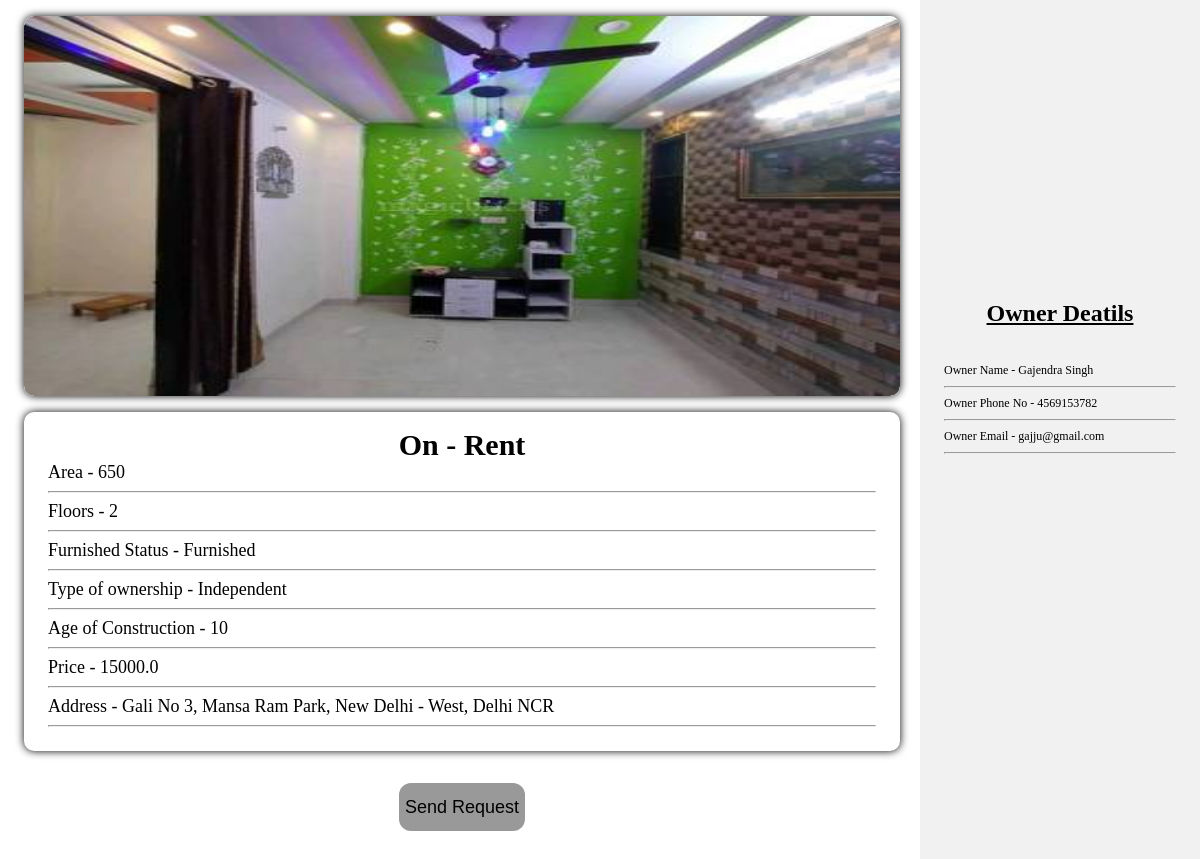
/property_details/5/?p_type=Built (signed in), run on the app's committed database.
### bricks/models.py (models this page shows, shortened)
class built(models.Model):
    name=models.CharField(max_length=500,blank=False,null=True,default=None)
    owner_phone=models.IntegerField(null=True, blank=False)
    owner_name=models.CharField(max_length=500,blank=False,null=True,default=None)
    owner_mail=models.EmailField(max_length=500,blank=False,null=True)
    cat=models.ForeignKey("category", null=True , on_delete=models.CASCADE, default=None)
    area=models.IntegerField()
    floors=models.IntegerField()
    status=models.CharField(max_length=50,choices=st)
    faces=models.CharField(choices=direction, max_length=50, blank=False)
    p_type=models.CharField(max_length=10, default="Built")
    furnished_status=models.CharField(max_length=50,choices=state, blank=False, null=True)
    type_of_ownership=models.CharField(max_length=50,choices=too)
    price=models.FloatField(default=0,null=True)
    age=models.IntegerField()
    address=models.CharField(max_length=200, blank= False, default=None, null=True, unique=True)
    image=models.ImageField(upload_to='images/')

class category(models.Model):
    cat=models.CharField(max_length=50)
    def __str__(self) :
        return self.cat

### bricks/views.py (the view, shortened to what this page needs)
# urls.py: path('property_details/<str:property_id>/',views.property_details,name='property_details'),
def property_details(request,property_id):
    p_type=request.GET.get('p_type')
    if request.method == 'GET':
     is_land = True
     if p_type == "Built" :
         is_land=False
         obj=built.objects.filter(pk=property_id)
         return render(request,'bricks/property_details.html',{"obj":obj[0]})
     else:
         obj=land.objects.filter(pk=property_id)
         return render(request,'bricks/property_details.html',{"obj":obj[0],"is_land":is_land})

### bricks/templates/bricks/property_details.html (shortened to what this page needs)
<!DOCTYPE html>
<html lang="en">
  <head>
    {% load static %}
    <link
      rel="stylesheet"
      href="{% static 'bricks/style_property_details.css' %}"
    />
  </head>
  <body style="margin: 0; padding: 0">
    {% if user.is_authenticated %}
    <div class="full_details">
      <div class="left_side">
        {% if is_land %}
        <div
          class="part1"
          style="
            width: auto;
            height: 40%;
            margin: 2vh 2vw;
            box-shadow: 0 0 0.75vw rgb(5, 0, 0);
            border-radius: 10px;
          "
        >
          <img
            style="width: 100%; height: 100%; border-radius: 10px"
            src="{{obj.image.url}}"
            alt=""
          />
        </div>
        <div
          class="part2"
          style="
            width: auto;
            height: auto;
            padding: 2vh 2vw;
            -webkit-backdrop-filter: blur(10px);
            backdrop-filter: blur(10px);
          "
        >
          <div id="data1">
            <h2>On - {{obj.cat}}</h2>
            <p>On - {{obj.cat}}</p>
            <hr />
            <p>Area - {{obj.are}}</p>
            <hr />
            <p>Land Type - {{obj.land_type}}</p>
            <hr />
            <p>Price - {{obj.price}}</p>
            <hr />
            <p>Address - {{obj.address}}</p>
            <hr />
          </div>
        </div>
        {% else %}
        <div
          class="part1"
          style="
            width: auto;
            height: 40%;
            margin: 2vh 2vw;
            box-shadow: 0 0 0.75vw rgb(5, 0, 0);
            border-radius: 10px;
          "
        >
          <img
            style="width: 100%; height: 100%; border-radius: 10px"
            src="{{obj.image.url}}"
            alt=""
          />
        </div>
        <div
          class="part2"
          style="
            width: auto;
            height: auto;
            margin: 2vh 2vw;
            -webkit-backdrop-filter: blur(10px);
            backdrop-filter: blur(10px);
          "
        >
          <div id="data1">
            <h2>On - {{obj.cat}}</h2>
            <p>Area - {{obj.area}}</p>
            <hr />
            <p>Floors - {{obj.floors}}</p>
            <hr />
            <p>Furnished Status - {{obj.furnished_status}}</p>
            <hr />
            <p>Type of ownership - {{obj.type_of_ownership}}</p>
            <hr />
            <p>Age of Construction - {{obj.age}}</p>
            <hr />
            <p>Price - {{obj.price}}</p>
            <hr />
            <p>Address - {{obj.address}}</p>
            <hr />
          </div>
        </div>
        {% endif %}
        <div class="options">
          <center>
            <a href="{% url 'send_mail' obj.owner_mail %}"
              ><button>Send Request</button>
            </a>
          </center>
        </div>
      </div>
      <div class="right_side">
        <div class="chip">
          <img
            src="https://www.w3schools.com/howto/img_avatar.png"
            alt="Person"
          />
          <h2
            style="
              text-align: center;
              font-size: 2vw;
              text-decoration: underline;
            "
          >
            Owner Deatils
          </h2>
          <div id="Para">
            <p>Owner Name - {{obj.owner_name}}</p>
            <hr />
            <p>Owner Phone No - {{obj.owner_phone}}</p>
            <hr />
            <p>Owner Email - {{obj.owner_mail}}</p>
            <hr />
          </div>
        </div>
      </div>
    </div>
  </body>
  {% endif %}
</html>

### bricks/static/bricks/style_property_details.css (style rules this page uses)
.full_details { display: flex; flex-direction: row; }
.left_side { display: flexbox; flex-direction: column; width: 60vw; }
.part1 { display: flexbox; width: 100%; overflow: hidden; }
.part1>img { width: 100%; max-height: 60vh; }
.options button { margin: 2vh; border-radius: 1vw; height: 4vw; min-width: fit-content; width: 10vw; font-size: 1.5vw; background: none; border: none; background: rgb(0, 0, 0, 0.4); cursor: pointer; }
body { background: url("https://cdn.pixabay.com/photo/2017/08/03/15/38/architecture-2576906_640.jpg") no-repeat center center fixed; background-size: cover; background-clip: border-box; }

### data on the page
built: image (picture), cat "Rent", area "650", floors "2", furnished_status "Furnished", type_of_ownership "Independent", age "10", price "15000.0", address "Gali No 3, Mansa Ram Park, New Delhi - West, Delhi NCR", owner_name "Gajendra Singh", owner_phone "4569153782", owner_mail "gajju@gmail.com"
